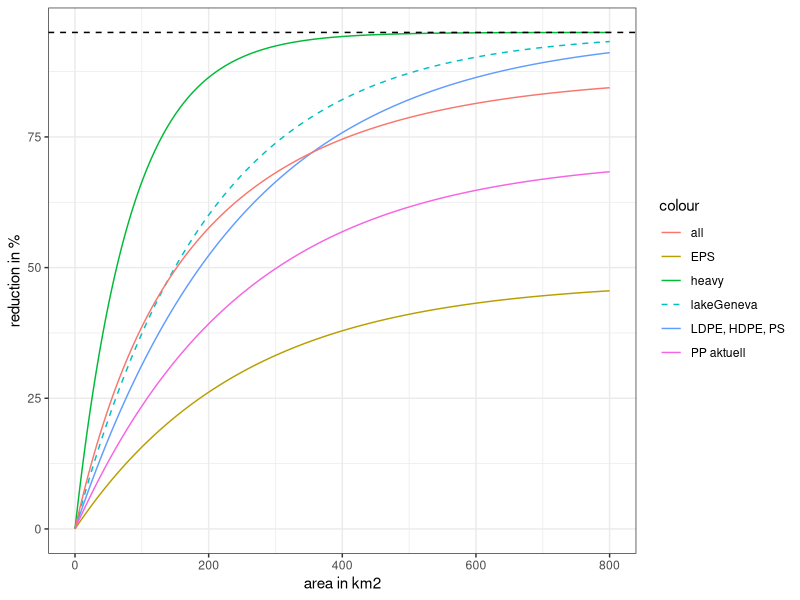
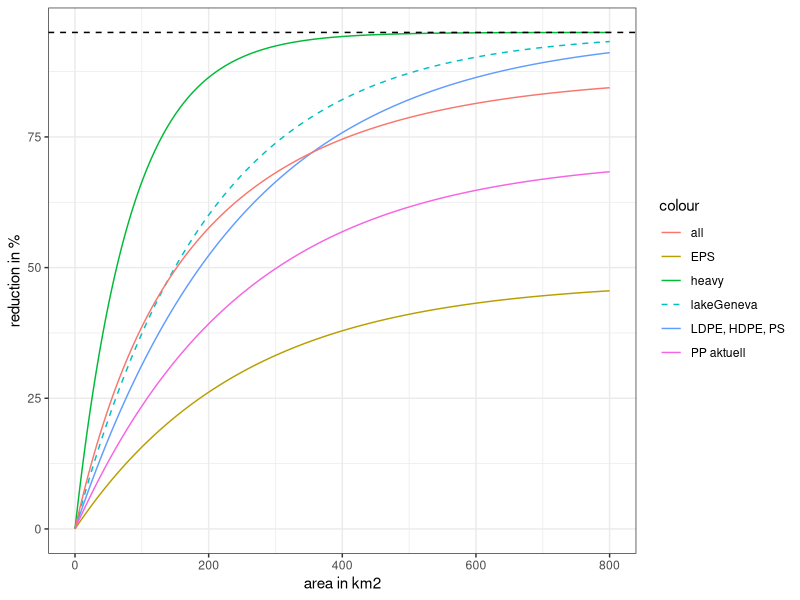

Reproduce these figures in R, in order.
###
# this script is used to determine sedimentation curves for the lakes. We aimed for a about 80% removal rate for the lake Geneva (500km2) in average based on existing measurements (see paper)
##sedimentation curve lakes

library(ggplot2)
library(zoo)
flache <- seq(1,800000000, by = 10000) #Area of lakes
#area in m2


lakeGeneva <- 0.95*(1- exp(1)^(-0.005*flache*0.000001)) #lake Geneva
y <- 0.95*(1- exp(1)^(-0.004*flache*0.000001))
y_schwer <- 0.95*(1- exp(1)^(-0.012*flache*0.000001)) #heavier polymers. trible the reduciton
y_sehrleicht <- 0.95*(1- exp(1)^(-0.0025*flache*0.000001)) #very light polymers
x <- flache * 0.000001					
total <- (y+y+y+y*0.6+y*0.8+y_schwer+y_schwer)/7


ggplot()+
	theme_bw()+
	geom_line(data = data.frame(x = x, y = y*100), aes(x,y, color = "LDPE, HDPE, PS"))+
	geom_line(data = data.frame(x = x, y = lakeGeneva*100), aes(x,y, color = "lakeGeneva"), linetype = "dashed")+
	geom_line(data = data.frame(x = x, y = 0.5*y*100), aes(x,y, color = "EPS"))+
	geom_line(data = data.frame(x = x, y = 0.75*y*100), aes(x,y, color = "PP aktuell"))+
	geom_line(data = data.frame(x = x, y = y_schwer *100), aes(x,y, color = "heavy"))+
	geom_line(data = data.frame(x = x, y = total *100), aes(x,y, color = "all"))+
	geom_hline(yintercept = 95, linetype = "dashed")+
	labs(x = "area in km2",
			 y = "reduction in %")
	
ggsave("PhD/text/paper/description model/lakes.png")
#check for the integral
AUC <- function(x, y){
	sum(diff(x)*rollmean(y,2))
}

n <- AUC(flache, y) #normal
s <- AUC(flache, y_schwer)
sl <- AUC(flache, y*0.5)
l <- AUC(flache, y*0.75)
AUC(flache,y)

mean(c(n,n,n,s,s,sl,l))
